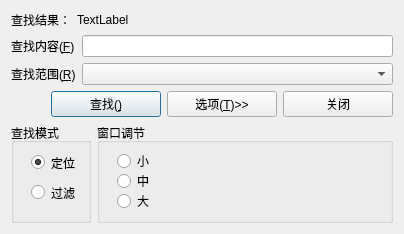
<?xml version="1.0" encoding="UTF-8"?>
<ui version="4.0">
 <class>SearchDlg</class>
 <widget class="QDialog" name="SearchDlg">
  <property name="geometry">
   <rect>
    <x>0</x>
    <y>0</y>
    <width>406</width>
    <height>350</height>
   </rect>
  </property>
  <property name="sizePolicy">
   <sizepolicy hsizetype="Preferred" vsizetype="Preferred">
    <horstretch>0</horstretch>
    <verstretch>0</verstretch>
   </sizepolicy>
  </property>
  <property name="windowTitle">
   <string/>
  </property>
  <layout class="QVBoxLayout" name="verticalLayout">
   <property name="sizeConstraint">
    <enum>QLayout::SetFixedSize</enum>
   </property>
   <item>
    <layout class="QVBoxLayout" name="verticalLayout_2">
     <property name="sizeConstraint">
      <enum>QLayout::SetMaximumSize</enum>
     </property>
     <item>
      <layout class="QHBoxLayout" name="horizontalLayout_2">
       <property name="sizeConstraint">
        <enum>QLayout::SetFixedSize</enum>
       </property>
       <item>
        <widget class="QLabel" name="label">
         <property name="sizePolicy">
          <sizepolicy hsizetype="Fixed" vsizetype="Fixed">
           <horstretch>0</horstretch>
           <verstretch>0</verstretch>
          </sizepolicy>
         </property>
         <property name="text">
          <string>查找结果：</string>
         </property>
        </widget>
       </item>
       <item>
        <widget class="QLabel" name="resultLabel">
         <property name="sizePolicy">
          <sizepolicy hsizetype="Preferred" vsizetype="Fixed">
           <horstretch>0</horstretch>
           <verstretch>0</verstretch>
          </sizepolicy>
         </property>
         <property name="focusPolicy">
          <enum>Qt::NoFocus</enum>
         </property>
         <property name="text">
          <string>TextLabel</string>
         </property>
        </widget>
       </item>
      </layout>
     </item>
     <item>
      <layout class="QFormLayout" name="formLayout">
       <item row="0" column="0">
        <widget class="QLabel" name="fLabel">
         <property name="text">
          <string>查找内容(&amp;F)</string>
         </property>
         <property name="buddy">
          <cstring>searchLineEdit</cstring>
         </property>
        </widget>
       </item>
       <item row="0" column="1">
        <widget class="QLineEdit" name="searchLineEdit">
         <property name="sizePolicy">
          <sizepolicy hsizetype="Expanding" vsizetype="Fixed">
           <horstretch>0</horstretch>
           <verstretch>0</verstretch>
          </sizepolicy>
         </property>
        </widget>
       </item>
       <item row="1" column="0">
        <widget class="QLabel" name="rLabel">
         <property name="text">
          <string>查找范围(&amp;R)</string>
         </property>
         <property name="buddy">
          <cstring>searchComboBox</cstring>
         </property>
        </widget>
       </item>
       <item row="1" column="1">
        <widget class="QComboBox" name="searchComboBox"/>
       </item>
      </layout>
     </item>
    </layout>
   </item>
   <item>
    <layout class="QHBoxLayout" name="horizontalLayout">
     <property name="sizeConstraint">
      <enum>QLayout::SetMaximumSize</enum>
     </property>
     <item>
      <spacer name="horizontalSpacer">
       <property name="orientation">
        <enum>Qt::Horizontal</enum>
       </property>
       <property name="sizeHint" stdset="0">
        <size>
         <width>40</width>
         <height>20</height>
        </size>
       </property>
      </spacer>
     </item>
     <item>
      <widget class="QPushButton" name="searchBtn">
       <property name="minimumSize">
        <size>
         <width>110</width>
         <height>0</height>
        </size>
       </property>
       <property name="text">
        <string>查找(&amp;)</string>
       </property>
      </widget>
     </item>
     <item>
      <widget class="QPushButton" name="selectBtn">
       <property name="sizePolicy">
        <sizepolicy hsizetype="Minimum" vsizetype="Fixed">
         <horstretch>0</horstretch>
         <verstretch>0</verstretch>
        </sizepolicy>
       </property>
       <property name="minimumSize">
        <size>
         <width>110</width>
         <height>0</height>
        </size>
       </property>
       <property name="text">
        <string>选项(&amp;T)&gt;&gt;</string>
       </property>
      </widget>
     </item>
     <item>
      <widget class="QPushButton" name="cancelBtn">
       <property name="minimumSize">
        <size>
         <width>110</width>
         <height>0</height>
        </size>
       </property>
       <property name="text">
        <string>关闭</string>
       </property>
      </widget>
     </item>
    </layout>
   </item>
   <item>
    <layout class="QHBoxLayout" name="horizontalLayout_3">
     <property name="sizeConstraint">
      <enum>QLayout::SetMaximumSize</enum>
     </property>
     <item>
      <widget class="QGroupBox" name="searchStyleGroupBox">
       <property name="sizePolicy">
        <sizepolicy hsizetype="Fixed" vsizetype="Fixed">
         <horstretch>0</horstretch>
         <verstretch>0</verstretch>
        </sizepolicy>
       </property>
       <property name="minimumSize">
        <size>
         <width>80</width>
         <height>100</height>
        </size>
       </property>
       <property name="title">
        <string>查找模式</string>
       </property>
       <widget class="QRadioButton" name="locRadioBtn">
        <property name="geometry">
         <rect>
          <x>20</x>
          <y>30</y>
          <width>115</width>
          <height>19</height>
         </rect>
        </property>
        <property name="sizePolicy">
         <sizepolicy hsizetype="Minimum" vsizetype="Fixed">
          <horstretch>0</horstretch>
          <verstretch>0</verstretch>
         </sizepolicy>
        </property>
        <property name="text">
         <string>定位</string>
        </property>
        <property name="checked">
         <bool>true</bool>
        </property>
       </widget>
       <widget class="QRadioButton" name="filterRadioBtn">
        <property name="geometry">
         <rect>
          <x>20</x>
          <y>60</y>
          <width>115</width>
          <height>19</height>
         </rect>
        </property>
        <property name="text">
         <string>过滤</string>
        </property>
       </widget>
      </widget>
     </item>
     <item>
      <widget class="QGroupBox" name="groupBox">
       <property name="title">
        <string>窗口调节</string>
       </property>
       <widget class="QRadioButton" name="radioButton">
        <property name="geometry">
         <rect>
          <x>20</x>
          <y>30</y>
          <width>89</width>
          <height>16</height>
         </rect>
        </property>
        <property name="text">
         <string>小</string>
        </property>
       </widget>
       <widget class="QRadioButton" name="radioButton_2">
        <property name="geometry">
         <rect>
          <x>20</x>
          <y>50</y>
          <width>89</width>
          <height>16</height>
         </rect>
        </property>
        <property name="text">
         <string>中</string>
        </property>
       </widget>
       <widget class="QRadioButton" name="radioButton_3">
        <property name="geometry">
         <rect>
          <x>20</x>
          <y>70</y>
          <width>89</width>
          <height>16</height>
         </rect>
        </property>
        <property name="text">
         <string>大</string>
        </property>
       </widget>
      </widget>
     </item>
    </layout>
   </item>
  </layout>
 </widget>
 <resources/>
 <connections/>
</ui>
